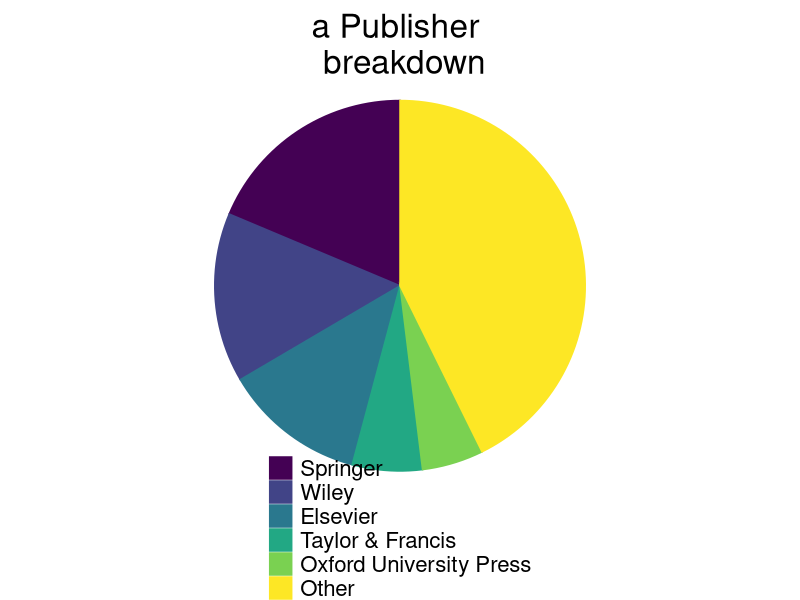
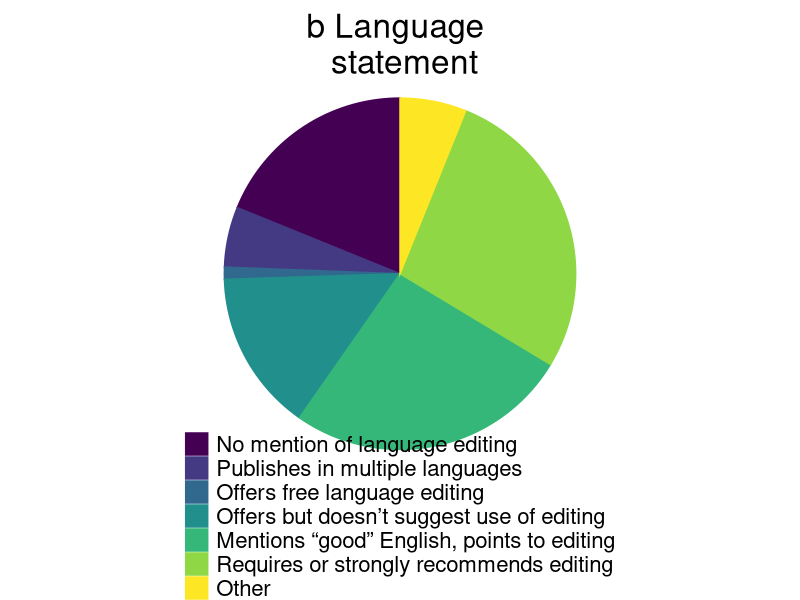
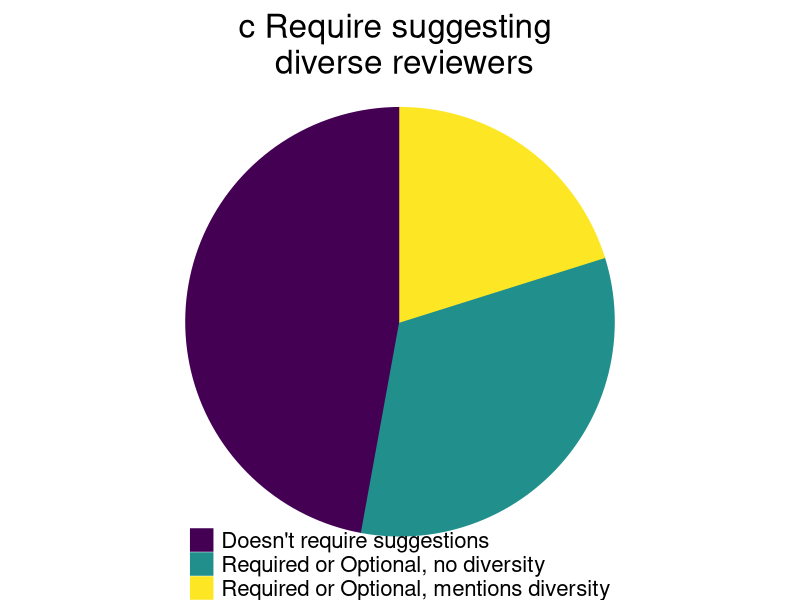
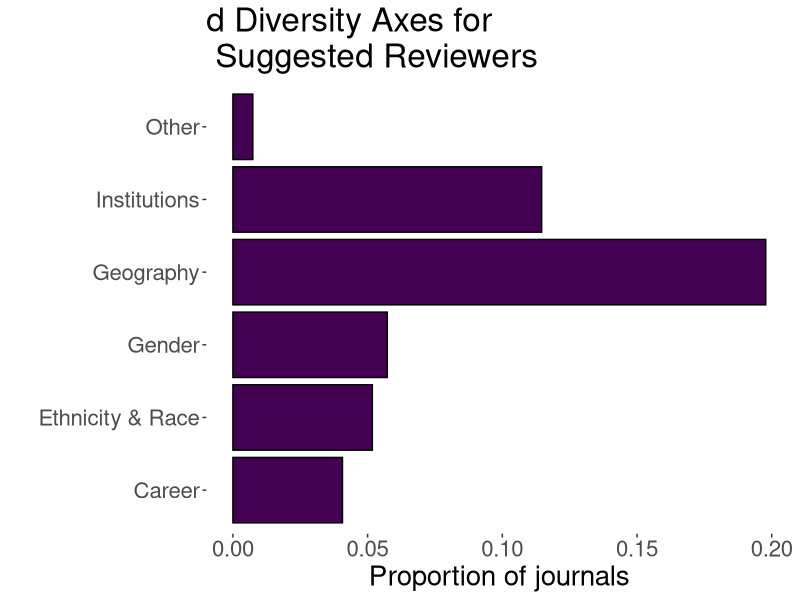
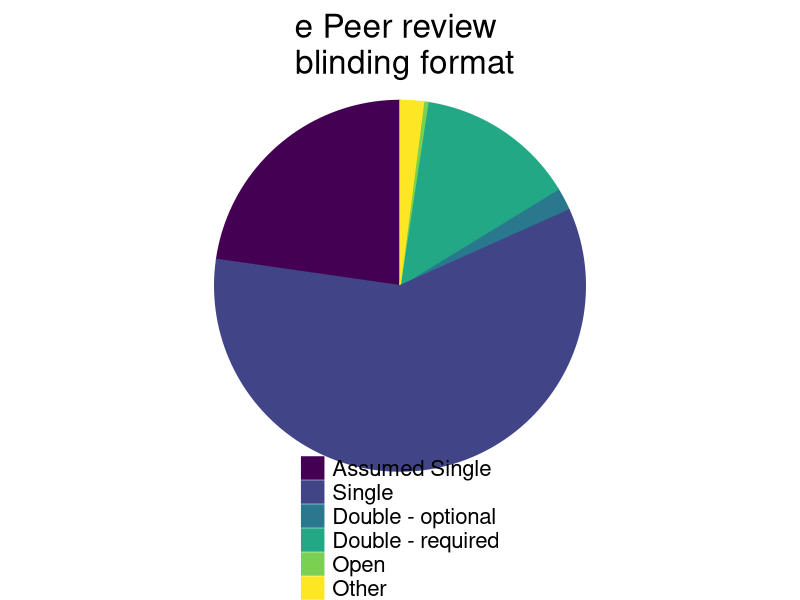
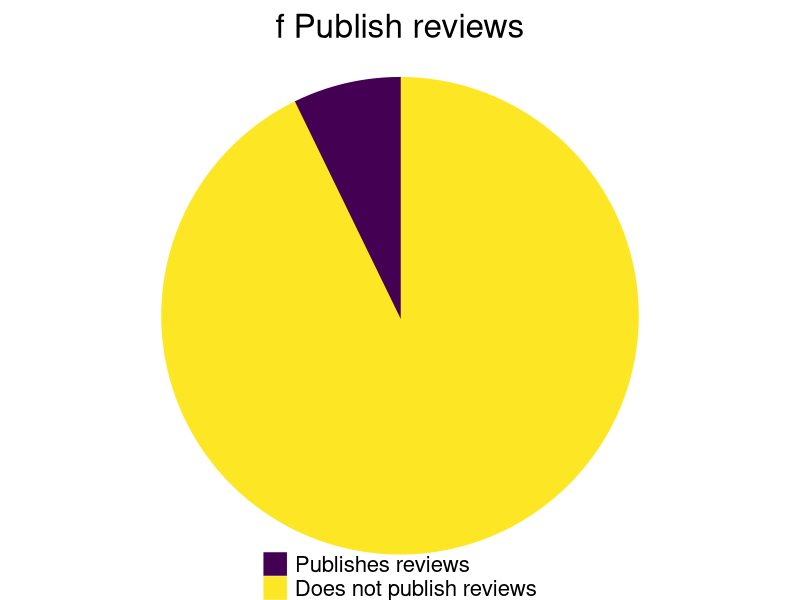
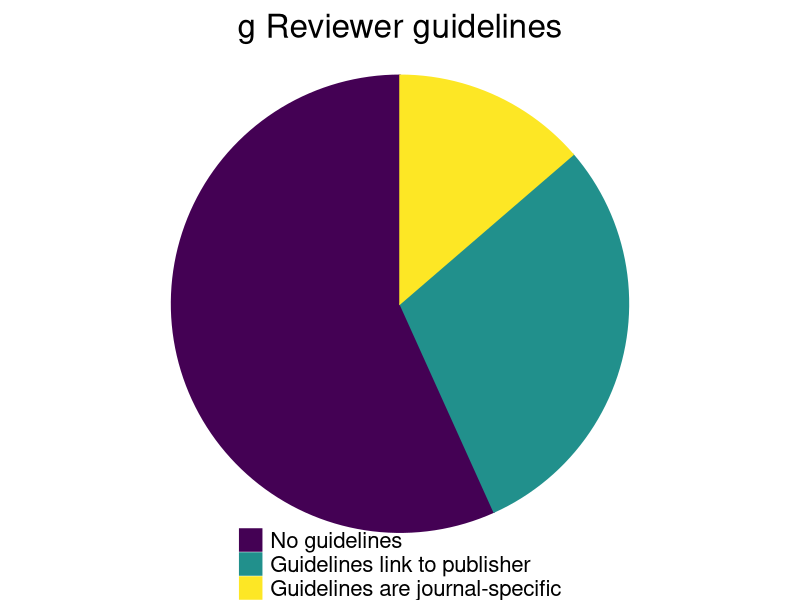
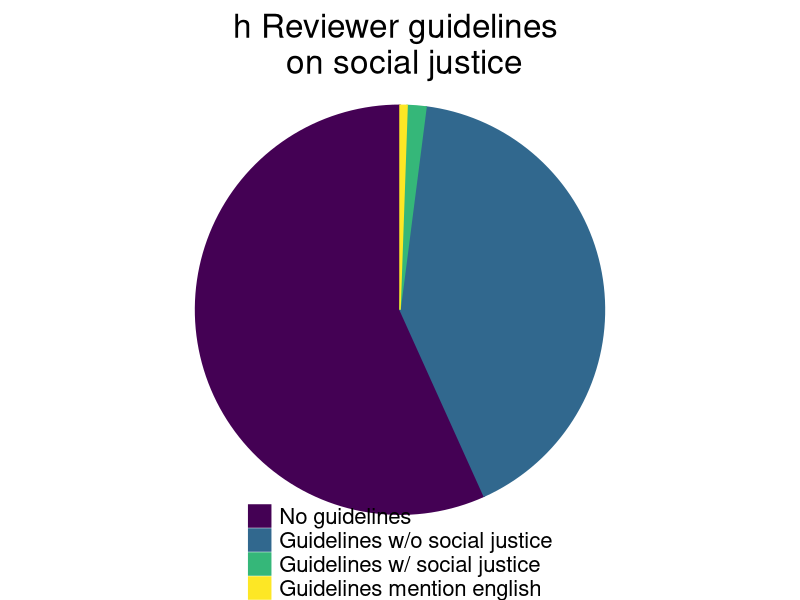

Reproduce these figures in R, in order.
#################################################
#### Plotting journal policy data            ####
#### Created by: Courtney L Davis            #### 
#### Last checked: 30 November 2022          ####
#################################################

# Load in the necessary libraries
library(ggplot2)
library(here)


# Read in the journal policy data
policy.data <- read.csv(here("Journal Policy Data Summaries","Data","Dataset S2 EcoEvo Journal Policies.csv"))

##### Code to create pie charts describing journal policy data ####

### Plot A: By publisher of journal - broken down in to top 5 publishers and "other"
# Create bins for summarizing data
policy.data$Publisher_Top_Binned <- ifelse(policy.data$Publisher.from.JCR.but.binned.by.larger.company == "SPRINGER", "1",
                                           ifelse(policy.data$Publisher.from.JCR.but.binned.by.larger.company == "WILEY", "2",
                                                  ifelse(policy.data$Publisher.from.JCR.but.binned.by.larger.company == "ELSEVIER", "3",
                                                         ifelse(policy.data$Publisher.from.JCR.but.binned.by.larger.company == "TAYLOR AND FRANCIS", "4",
                                                                ifelse(policy.data$Publisher.from.JCR.but.binned.by.larger.company == "OXFORD UNIVERSITY PRESS", "5", "6")))))

# Create table summary for different values
publisher_df <- table(policy.data[, "Publisher_Top_Binned"])

# Convert table summary into a dataframe with proportions
publisher_df_percent = data.frame(publisher_df / sum(publisher_df))
publisher_df_percent$Freq <- as.numeric(publisher_df_percent$Freq) # convert to numeric for plotting

# Re-assign level names for plotting
levels(publisher_df_percent$Var1) <- list("Springer" = "1", 
                                         "Wiley" = "2", 
                                         "Elsevier" = "3",
                                         "Taylor & Francis" = "4", 
                                         "Oxford University Press" = "5",
                                         "Other" = "6")

# Create the plot
plot_a <- ggplot(publisher_df_percent, aes(x = "", y = Freq, fill= Var1, col = Var1)) +
  geom_bar(stat = "identity", width = 1) +
  coord_polar(theta="y", start = 0) +
  scale_fill_viridis_d() + 
  scale_colour_viridis_d() + theme_void() +
  theme(text = element_text(size = 20), 
        plot.title = element_text(hjust = 0.5, margin=margin(t=10,b=-20)), 
        legend.margin=margin(t = -50),
        legend.box.margin=margin(0,0,0,0),
        legend.position = "bottom", 
        legend.direction = "vertical",
        legend.title = element_blank()) + 
  ggtitle("a Publisher \n breakdown")

### Plot B: By journal statements on language requirements
# Data have already been binned accordingly:
# "No mention of English requirement" = 1
# "Journal publishes articles in more than one language (e.g., Spanish and English)" = 2
# "Journal offers FREE English language editing services (most progressive policies)" = 3
# "Offers editing but doesn't strongly suggest or recommend that people use it" = 4
# "Mentions authors need to use "good English" and points to fee-for-service editing" = 5
# "Requires or strongly advices ESL authors to pay for editing prior to submission (or have colleagues edit, etc.) (least progressive policies)" = 6
# "Other (describe in adjacent column)" = 7

# Create table summary for different values
language_df <- table(policy.data[, "language.requirements.binned"])

# Convert table summary into a dataframe with proportions
language_df_percent = data.frame(language_df / sum(language_df))
language_df_percent$Freq <- as.numeric(language_df_percent$Freq) # convert to numeric for plotting

# Change the labels for legend
levels(language_df_percent$Var1) <- list("No mention of language editing" = "1", 
                                        "Publishes in multiple languages" = "2", 
                                        "Offers free language editing" = "3",
                                        "Offers but doesn’t suggest use of editing" = "4", 
                                        "Mentions “good” English, points to editing" = "5",
                                        "Requires or strongly recommends editing" = "6",
                                        "Other" = "7")

# Create the plot
plot_b <- ggplot(language_df_percent, aes(x = "", y = Freq, fill= Var1, col = Var1)) +
  geom_bar(stat = "identity", width = 1) +
  coord_polar(theta="y", start = 0) +
  scale_fill_viridis_d() + 
  scale_colour_viridis_d() + theme_void() + 
  theme(text = element_text(size = 20), 
        plot.title = element_text(hjust = 0.5, margin=margin(t=10,b=-20)), 
        legend.margin=margin(t = -50),
        legend.box.margin=margin(0,0,0,0),
        legend.position = "bottom", 
        legend.direction = "vertical",
        legend.title = element_blank()) + 
  ggtitle("b Language \n statement")


### Plot C: Whether authors are required to submit names of diverse reviewers
# Data have already been binned accordingly:
# Journal doesn't require that authors suggest reviewers = 1
# Journal asks for suggested reviewers but does not mention diversity of reviewers = 2
# Journal ask for suggested reviewers and explicitly mentions 1 or more axes of diversity of reviewers = 3

# Create table summary for different values
suggest_df <- table(policy.data[, "authors.suggest.diverse.reviews.binned"])

# Convert table summary into a dataframe with proportions
suggest_df_percent = data.frame(suggest_df / sum(suggest_df))
suggest_df_percent$Freq <- as.numeric(suggest_df_percent$Freq) # convert to numeric for plotting

# Change the labels for legend
levels(suggest_df_percent$Var1) <- list("Doesn't require suggestions" = "1", "Required or Optional, no diversity" = "2",
                                         "Required or Optional, mentions diversity" = "3")

# Create the plot
plot_c <- ggplot(suggest_df_percent, aes(x = "", y = Freq, fill= Var1, col = Var1)) +
  geom_bar(stat = "identity", width = 1) +
  coord_polar(theta="y", start = 0) +
  scale_fill_viridis_d() + 
  scale_colour_viridis_d() + theme_void() + 
  theme(text = element_text(size = 20), 
        plot.title = element_text(hjust = 0.5, margin=margin(t=10,b=-20)), 
        legend.margin=margin(t = -50),
        legend.box.margin=margin(0,0,0,0),
        legend.position = "bottom", 
        legend.direction = "vertical",
        legend.title = element_blank()) + 
  ggtitle("c Require suggesting \n diverse reviewers")


### Plot E: By journal blinding format
# Create table summary for different values
journal_blinding_df <- table(policy.data[, "blind.format"])

# Convert table summary into a dataframe with proportions
journal_blinding_df_percent = data.frame(journal_blinding_df / sum(journal_blinding_df))
journal_blinding_df_percent$Freq <- as.numeric(journal_blinding_df_percent$Freq) # convert to numeric for plotting

# Re-order levels of factor
journal_blinding_df_percent$Var1 <- factor(journal_blinding_df_percent$Var1, levels = c("Assumed_single", "Single", "Double_optional","Double_required", "Open", "Other"))

# Change the labels for legend
levels(journal_blinding_df_percent$Var1) <- list("Assumed Single" = "Assumed_single","Single" = "Single", "Double - optional" = "Double_optional", "Double - required" = "Double_required",
                                        "Open" = "4", "Other" = "5")

# Create the plot
plot_e <- ggplot(journal_blinding_df_percent, aes(x = "", y = Freq, fill= Var1, col = Var1)) +
  geom_bar(stat = "identity", width = 1) +
  coord_polar(theta="y", start = 0) +
  scale_fill_viridis_d() + 
  scale_colour_viridis_d() + theme_void() + 
  theme(text = element_text(size = 20), 
        plot.title = element_text(hjust = 0.5, margin=margin(t=10,b=-20)), 
        legend.margin=margin(t = -50),
        legend.box.margin=margin(0,0,0,0),
        legend.position = "bottom", 
        legend.direction = "vertical",
        legend.title = element_blank()) + 
  ggtitle("e Peer review \n blinding format")


### Plot F: Whether the journal publishes reviews upon publication of manuscript
# Create table summary for different values
publishrev_df <- table(policy.data[, "journal.publish.peer.reviews"])

# Convert table summary into a dataframe with proportions
publishrev_df_percent = data.frame(publishrev_df / sum(publishrev_df))
publishrev_df_percent$Freq <- as.numeric(publishrev_df_percent$Freq) # convert to numeric for plotting

# Change the labels for legend
levels(publishrev_df_percent$Var1) <-  list("Publishes reviews" = "Yes", 
                                          "Does not publish reviews" = "No")
# Create the plot
plot_f <- ggplot(publishrev_df_percent, aes(x = "", y = Freq, fill= Var1, col = Var1)) +
  geom_bar(stat = "identity", width = 1) +
  coord_polar(theta="y", start = 0) +
  scale_fill_viridis_d() + 
  scale_colour_viridis_d() + theme_void() +
  theme(text = element_text(size = 20), 
        plot.title = element_text(hjust = 0.5, margin=margin(t=10,b=-20)), 
        legend.margin=margin(t = -50),
        legend.box.margin=margin(0,0,0,0),
        legend.position = "bottom", 
        legend.direction = "vertical",
        legend.title = element_blank()) + 
  ggtitle("f Publish reviews")


### Plot G: Whether the journal has reviewer guidelines that are specific to journal or publisher
# Create bins for summarizing data
policy.data$ReviewerGuidelines_Publisher_Journal_Binned <- ifelse(policy.data$guidelines.to.be.reviewer == "No", "1",
                                                                  ifelse(policy.data$guidelines.to.be.reviewer == "Yes" & policy.data$guidelines.link.publisher == "Yes", "2",
                                                                         ifelse(policy.data$guidelines.to.be.reviewer == "Yes" & policy.data$guidelines.link.publisher == "No", "3", "NA")))

# Create table summary for different values
revguide_df <- table(policy.data[, "ReviewerGuidelines_Publisher_Journal_Binned"])

# Convert table summary into a dataframe with proportions
revguide_df_percent = data.frame(revguide_df / sum(revguide_df))
revguide_df_percent$Freq <- as.numeric(revguide_df_percent$Freq) # convert to numeric for plotting

# Change the labels for legend
levels(revguide_df_percent$Var1) <- list("No guidelines" = "1", "Guidelines link to publisher" = "2", "Guidelines are journal-specific" = "3")

# Create the plot
plot_g <- ggplot(revguide_df_percent, aes(x = "", y = Freq, fill= Var1, col = Var1)) +
  geom_bar(stat = "identity", width = 1) +
  coord_polar(theta="y", start = 0) +
  scale_fill_viridis_d() + 
  scale_colour_viridis_d() + theme_void() +
  theme(text = element_text(size = 20), 
        plot.title = element_text(hjust = 0.5, margin=margin(t=10,b=-20)), 
        legend.margin=margin(t = -50),
        legend.box.margin=margin(0,0,0,0),
        legend.position = "bottom", 
        legend.direction = "vertical",
        legend.title = element_blank()) + 
  ggtitle("g Reviewer guidelines")


### Plot H: Whether journal's reviewer guidelines mention social justice
# Create bins for summarizing data
policy.data$ReviewerGuidelines_SocialJustice <- ifelse(policy.data$guidelines.to.be.reviewer == "No", "1",
                                                       ifelse(policy.data$guidelines.to.be.reviewer == "Yes" & policy.data$guidelines.social.justice == "No", "2",
                                                              ifelse(policy.data$guidelines.to.be.reviewer == "Yes" & policy.data$guidelines.social.justice == "Yes" & policy.data$guidelines.esl == "No", "3", "4")))

# Create table summary for different values
revguide_sj_df <- table(policy.data[, "ReviewerGuidelines_SocialJustice"])

# Convert table summary into a dataframe with proportions
revguide_sj_df_percent = data.frame(revguide_sj_df / sum(revguide_sj_df))
revguide_sj_df_percent$Freq <- as.numeric(revguide_sj_df_percent$Freq) # convert to numeric for plotting

# Change the labels for legend
levels(revguide_sj_df_percent$Var1) <- list("No guidelines" = "1", "Guidelines w/o social justice" = "2", "Guidelines w/ social justice" = "3","Guidelines mention english" = "4")

# Create the plot
plot_h <- ggplot(revguide_sj_df_percent, aes(x = "", y = Freq, fill= Var1, col = Var1)) +
  geom_bar(stat = "identity", width = 1) +
  coord_polar(theta="y", start = 0) +
  scale_fill_viridis_d() + 
  scale_colour_viridis_d() + theme_void() + 
  theme(text = element_text(size = 20), 
        plot.title = element_text(hjust = 0.5, margin=margin(t=10,b=-20)), 
        legend.margin=margin(t = -50),
        legend.box.margin=margin(0,0,0,0),
        legend.position = "bottom", 
        legend.direction = "vertical",
        legend.title = element_blank()) + 
  ggtitle("h Reviewer guidelines \n on social justice")




### Create bar charts for the diversity of suggested reviewers
revdiversity_geography <- table(policy.data$guidelines.multiple.countries)
revdiversity_geography_prop <- data.frame(revdiversity_geography / sum(revdiversity_geography))

revdiversity_institution <- table(policy.data$guidelines.multiple.institutions)
revdiversity_institution_prop <- data.frame(revdiversity_institution / sum(revdiversity_institution))

revdiversity_career <- table(policy.data$guidelines.ecr)
revdiversity_career_prop <- data.frame(revdiversity_career / sum(revdiversity_career))

revdiversity_gender <- table(policy.data$guidelines.gender)
revdiversity_gender_prop <- data.frame(revdiversity_gender / sum(revdiversity_gender))

revdiversity_ethnicity <- table(policy.data$guidelines.another.demographic.enthnicity.or.race)
revdiversity_ethnicity_prop <- data.frame(revdiversity_ethnicity / sum(revdiversity_ethnicity))

revdiversity_other <- table(policy.data$guidelines.another.demographic.other)
revdiversity_other_prop <- data.frame(revdiversity_other / sum(revdiversity_other))

revdiversity_fulldf <- rbind(revdiversity_geography_prop[2,], revdiversity_institution_prop[2,],
                             revdiversity_career_prop[2,], revdiversity_gender_prop[2,],
                             revdiversity_ethnicity_prop[2,],revdiversity_other_prop[2,])
revdiversity_fulldf$Category <- c("Geography", "Institutions", "Career", "Gender", "Ethnicity & Race", "Other")


# Pull all of the data together to create bar charts
revdiversity_fulldf$Freq <- as.numeric(revdiversity_fulldf$Freq)

### Plot D: Diversity axes mentioned for suggest reviewers
plot_d <- ggplot(data = revdiversity_fulldf, aes(x = Category, y = Freq)) + 
  geom_bar(stat="identity", color="black", position=position_dodge(), fill = "#440154FF")+
  theme_bw() + theme(panel.border = element_blank(),
                     panel.grid.major = element_blank(),
                     panel.grid.minor = element_blank(),
                     strip.background = element_blank(),
                     strip.text = element_blank(),
                     text = element_text(size = 20), 
                     legend.position = "none") + 
  coord_flip() + ylab("Proportion of journals") + 
  xlab("") +
  ggtitle("d Diversity Axes for \n Suggested Reviewers")
